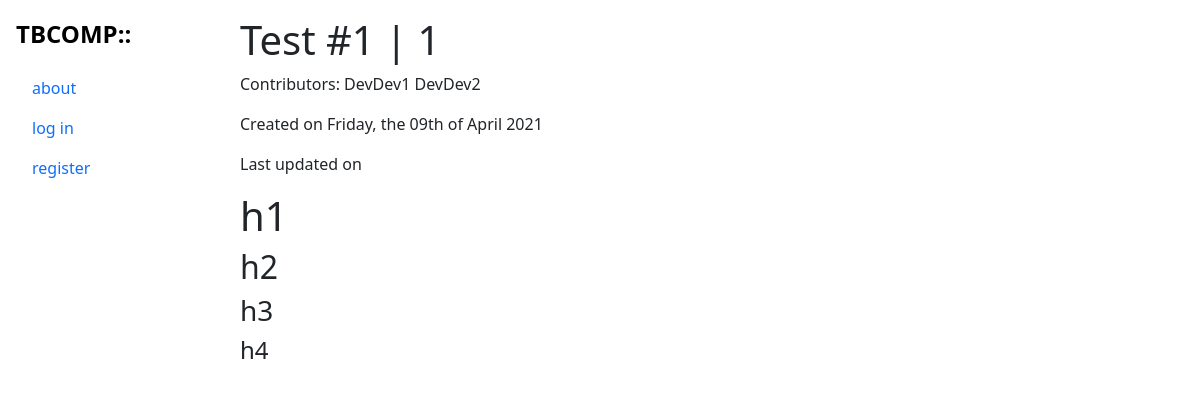
The app's page /project/1 with its own data.
### tbcompanion/models.py (models this page shows, shortened)
class Project(db.Model):
	contributors = db.relationship('User', secondary='contributor_table', backref='contribution_id')
	id = db.Column(db.Integer, primary_key=True)
	title = db.Column(db.String(120), nullable=False)
	date = db.Column(db.DateTime, nullable=False, default=datetime.utcnow)
	content = db.Column(db.Text, nullable=False)
	github_repo = db.Column(db.String(120), nullable=True, unique=True)
	admin_id = db.Column(db.Integer, db.ForeignKey('user.id'), nullable=False)
	tag = db.Column(db.String, nullable=True)

class User(db.Model, UserMixin):
	post_author = db.relationship('Post', backref='author', lazy=True)
	project_admin = db.relationship('Project', backref='admin', lazy=True)
	id = db.Column(db.Integer, primary_key=True)
	username = db.Column(db.String(20), unique=True, nullable=False)
	email = db.Column(db.String(120), unique=True, nullable=False)
	image_file = db.Column(db.String(20), nullable=False, default='profile_pics\default.jpg')
	password = db.Column(db.String(60), nullable=False)
	is_admin = db.Column(db.Boolean)
	def __repr__(self):
		return self.username

### tbcompanion/projects/routes.py (the view)
@projects.route('/project/<int:project_id>', methods=['GET'])
def project(project_id):
	project = Project.query.get_or_404(project_id)
	return render_template('project_view.html', title=project.title, project=project)

### tbcompanion/templates/project_view.html
{% extends 'layout.html' %}
{% block content %}
	<h1>{{ project.title }} | {{ project.id }}</h1>
	<p>Contributors:
	{% for contributor in project.contributors %}
		{{ contributor }}
	{% endfor %}</p>
	<p>Created on {{ project.date.strftime('%A, the %dth of %B %Y') }}</p>
	<p>Last updated on</p>
	{{ project.content|markdown }}
{% endblock content %}

### tbcompanion/static/main.css (style rules this page uses)
body { padding-left:20%; padding-top:1rem; }

### records on screen
Project: title "Test #1", id "1", date "Friday, the 09th of April 2021", content "h1 h2 h3 h4"
User: username "DevDev1"
User: username "DevDev2"
